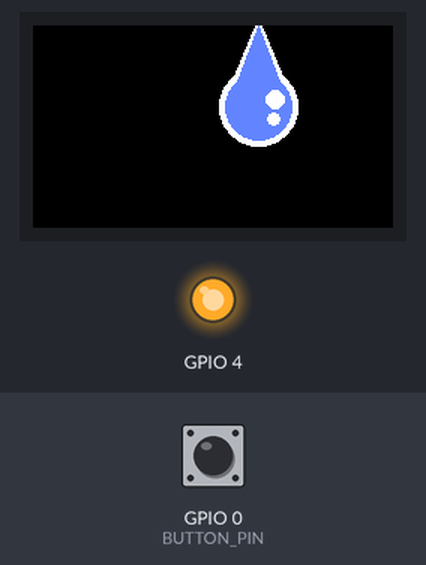
Bench run of a sketch on a simulated ESP32. Parts: 240×135 colour display, output pins drawn as LEDs (lit = HIGH). The inputs (shaded band) are chosen by the test bench; at power-on: GPIO 0 (BUTTON_PIN) HIGH.

Above: at 1.3 s.
1.4 s: GPIO 0 (BUTTON_PIN) pulled LOW for 0.15 s
At 2.9 s:
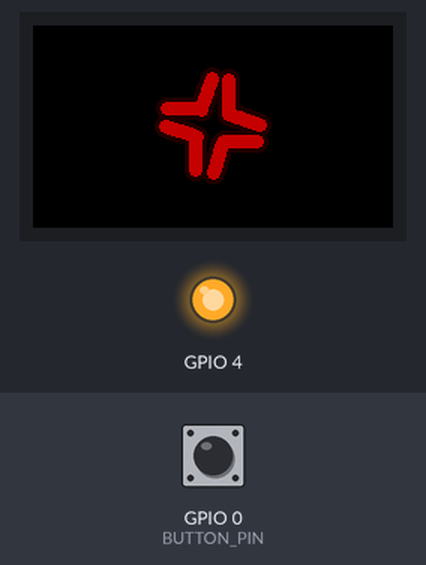
3.5 s: GPIO 0 (BUTTON_PIN) pulled LOW for 1 s
At 5.08 s:
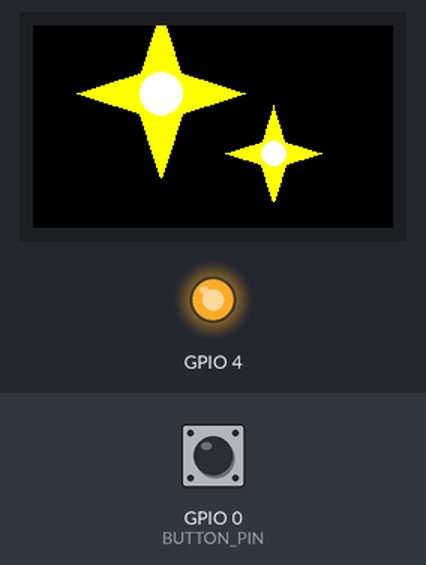
6.0 s: GPIO 0 (BUTTON_PIN) pulled LOW for 0.15 s
At 8.9 s:
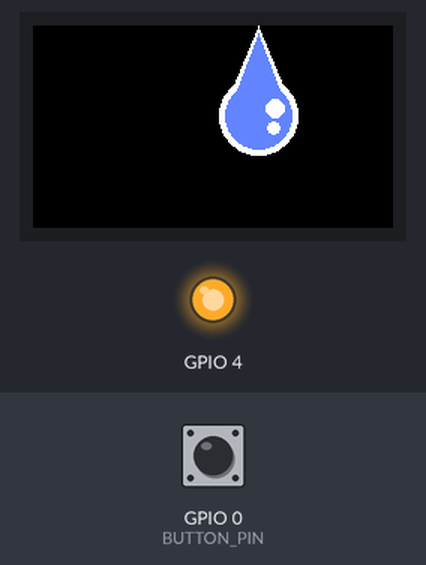
9.1 s: GPIO 0 (BUTTON_PIN) pulled LOW for 1 s
At 12.7 s:
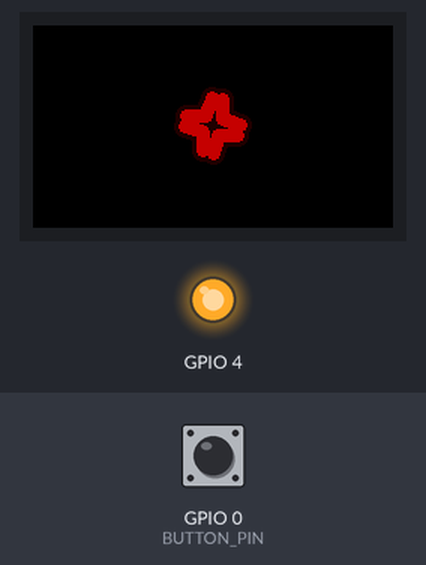
Timing chart, 0 to 14.0 s (numbered marks = the images above; inputs shaded):
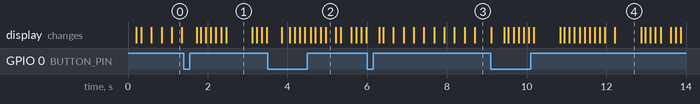

The sketch:

anime-hairclip.ino
```cpp
#include <TFT_eSPI.h>

TFT_eSPI tft = TFT_eSPI();
TFT_eSprite spr = TFT_eSprite(&tft);

#define BUTTON_PIN 0
// 0 =  Tear, 1 = Anger, 2 = Sparkles
int emotion = 0;
int frame = 0;
bool lastButtonState = HIGH;

//  Color Palette
#define C_LIGHTBLUE 0x643F
#define C_BROWN     0x2000
#define C_RED       0xC000
#define C_YELLOW    0xFFE0

void setup() {
  pinMode(4, OUTPUT);
  digitalWrite(4, HIGH);
  pinMode(BUTTON_PIN, INPUT_PULLUP);

  tft.init();
  tft.setRotation(1);
  spr.createSprite(240, 135);
}

void drawGiantSweat(int x, int y, int radius) {
  //  White Outline
  spr.fillCircle(x, y, radius + 4, TFT_WHITE);
  spr.fillTriangle(x - radius - 3, y, x + radius + 3, y, x, y - radius * 2.5 - 5, TFT_WHITE);

  //  Blue Drop
  spr.fillCircle(x, y, radius, C_LIGHTBLUE);
  spr.fillTriangle(x - radius + 1, y, x + radius - 1, y, x, y - radius * 2.5, C_LIGHTBLUE);


  spr.fillCircle(x + radius/2, y - radius/4, radius/3.5, TFT_WHITE);
  spr.fillCircle(x + radius/2.2, y + radius/2.5, radius/5, TFT_WHITE);
}


void drawAngerArm(int cx, int cy, float angleDeg, int size, uint16_t color, int thickness) {
  float rad = angleDeg * PI / 180.0;
  float radLeft = (angleDeg - 35) * PI / 180.0;
  float radRight = (angleDeg + 35) * PI / 180.0;


  int jX = cx + cos(rad) * (size * 0.4);
  int jY = cy + sin(rad) * (size * 0.4);

  int e1X = cx + cos(radLeft) * size;
  int e1Y = cy + sin(radLeft) * size;
  int e2X = cx + cos(radRight) * size;
  int e2Y = cy + sin(radRight) * size;

  for (float t = 0; t <= 1.0; t += 0.05) {
      spr.fillCircle(jX + (e1X - jX)*t, jY + (e1Y - jY)*t, thickness, color);
      spr.fillCircle(jX + (e2X - jX)*t, jY + (e2Y - jY)*t, thickness, color);
  }
  spr.fillCircle(jX, jY, thickness, color); // Round off the joint
}

void drawSparkle(int x, int y, int size) {
  spr.fillTriangle(x, y - size, x - size/3, y, x + size/3, y, C_YELLOW);
  spr.fillTriangle(x, y + size, x - size/3, y, x + size/3, y, C_YELLOW);
  spr.fillTriangle(x - size, y, x, y - size/3, x, y + size/3, C_YELLOW);
  spr.fillTriangle(x + size, y, x, y - size/3, x, y + size/3, C_YELLOW);
  spr.fillCircle(x, y, size/4, TFT_WHITE);
}

void loop() {
  bool currentBtn = digitalRead(BUTTON_PIN);
  if (currentBtn == LOW && lastButtonState == HIGH) {
    emotion = (emotion + 1) % 3;
    frame = 0;
    delay(200);
  }
  lastButtonState = currentBtn;

  spr.fillSprite(TFT_BLACK);

  //Tear
  if (emotion == 0) {
    int slide = (frame % 80) - 20;
    drawGiantSweat(150, 60 + (slide/2), 22);
  }

  // Anger Mark
  else if (emotion == 1) {
    int throb = sin(frame * 0.2) * 8;
    int cx = 120, cy = 67;
    int size = 26 + throb;

    float angles[4] = {325, 55, 145, 235};

    for(int i = 0; i < 4; i++) {
        drawAngerArm(cx, cy, angles[i], size, C_BROWN, 7);
    }

    for(int i = 0; i < 4; i++) {
        drawAngerArm(cx, cy, angles[i], size, C_RED, 4);
    }
  }

  // Starts
  else if (emotion == 2) {
    int s1 = 45 + sin(frame * 0.15) * 12;
    int s2 = 28 + cos(frame * 0.1) * 8;

    drawSparkle(85, 45, s1);
    drawSparkle(160, 85, s2);
  }

  spr.pushSprite(0, 0);
  frame++;
  delay(30);
}
```

Measured:
- after the input at 1.4 s, the display: first changes after 0.32 s (image 1 shows a later state)
- after the input at 3.5 s, the display: first changes after 0.36 s (image 2 shows a later state)
- after the input at 6.0 s, the display: first changes after 0.30 s (image 3 shows a later state)
- what the display in image 1 shows lasts 0.6 s, from 2.5 s to 3.1 s
